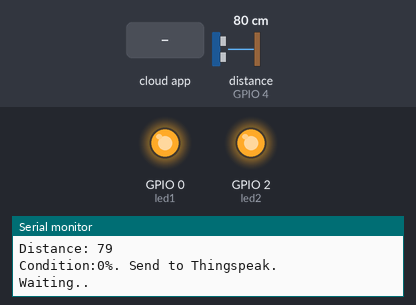
The sketch below on a simulated ESP8266 (NodeMCU). On the bench: output pins drawn as LEDs (lit = HIGH), the last lines printed to the serial monitor. Wiring (inferred from the names in the program): ultrasonic range finder: trigger GPIO 5; echo GPIO 4. The test bench sets the inputs (shaded band); at power-on: distance to the obstacle (sensor on GPIO 4) 80 cm. The echo pulse lasts 58.3 µs per cm; WiFi joins after 1.5 s; servers stay silent unless stated; no MQTT or app messages arrive unless stated; pins used as bus, display or sensor lines are not drawn.

Above: at 2.7 s.
2.8 s: the phone or cloud app sets switch1 to 0
At 3.8 s:
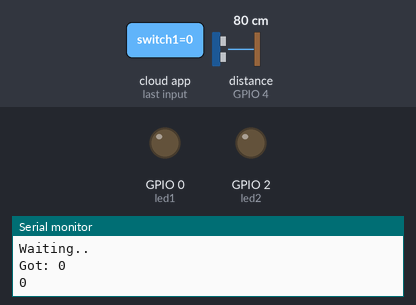
Timing chart, 0 to 9.3 s (numbered marks = the images above; inputs shaded):
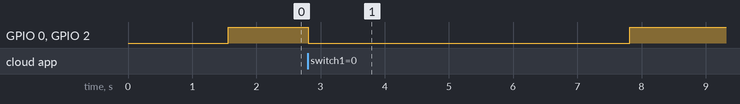

Measured:
- after the input at 2.8 s, GPIO 0 (led1), GPIO 2 (led2): HIGH → LOW at once, → HIGH 5.0 s later

The sketch:

Smart_Light.ino
```cpp
#include <ESP8266WiFi.h>
#include "Adafruit_MQTT.h"
#include "Adafruit_MQTT_Client.h"

int ldrIn = A0;
int led1 = 0;
int led2 = 2;
const int trigPin = 5;
const int echoPin = 4;
int value=0;
long duration;
int dist;
int ON=0;

String apiKey = "FYNN2LEC39RUS3PR";     //  Enter your Write API key from ThingSpeak

const char *ssid =  "Sanjana's iPhone";     // replace with your wifi ssid and wpa2 key
const char *pass =  "sanjana";    //replace with password
const char* server = "api.thingspeak.com";
#define AIO_SERVER      "io.adafruit.com"
#define AIO_SERVERPORT  1883                   // use 8883 for SSL
#define AIO_USERNAME    "sanjanaramesh" //username from adafruit
#define AIO_KEY         "2c35408943444b079177ec080b"  //key from adafruit project dashboard

WiFiClient client;
Adafruit_MQTT_Client mqtt(&client, AIO_SERVER, AIO_SERVERPORT, AIO_USERNAME, AIO_KEY);
Adafruit_MQTT_Subscribe onoffbutton = Adafruit_MQTT_Subscribe(&mqtt, AIO_USERNAME "/feeds/switch1");

void MQTT_connect();


void setup() {
   ON=0;
    pinMode(trigPin, OUTPUT); // Sets the trigPin as an Output
    pinMode(echoPin, INPUT); // Sets the echoPin as an Input
    pinMode(ldrIn, INPUT);
    pinMode(led1, OUTPUT);
    pinMode(led2, OUTPUT);

    Serial.begin(9600); // Starts the serial communication @9600

    Serial.println("Connecting to ");
       Serial.println(ssid);


       WiFi.begin(ssid, pass);

      while (WiFi.status() != WL_CONNECTED)
     {
            delay(500);
            Serial.print(".");
     }
      Serial.println("");
      Serial.println("WiFi connected");
        mqtt.subscribe(&onoffbutton);
}
uint32_t x=0;

void loop() {
    ON=0;
      MQTT_connect();
    digitalWrite(trigPin, LOW);
    delayMicroseconds(2);
    digitalWrite(trigPin, HIGH);
    delayMicroseconds(1000);
    digitalWrite(trigPin, LOW);
    duration = pulseIn(echoPin, HIGH);
    dist= duration*0.034/2;
    Serial.print("Distance: ");
    Serial.println(dist);

if(dist<24 && dist>12)
{
    value = analogRead(ldrIn);
    value = map(value, 100,1010, 0, 255);
    if(value<0)
    {  ON=20;
      analogWrite(led1, 712);
     analogWrite(led2, 712);
     senddata();
client.stop();
Serial.println("Waiting..");

    }
    else
    {  ON=20;
      analogWrite(led1, 255);
     analogWrite(led2, 255);
     senddata();
client.stop();
Serial.println("Waiting..");

    }
    Serial.println(value);
    delay(5000);

}
else if(dist<=12)
{
  digitalWrite(led1, HIGH);
  value = analogRead(ldrIn);
    value = map(value, 100,1010, 0, 255);
    if(value<0)
    { ON=20;
      analogWrite(led2, 712);
      senddata();
client.stop();
Serial.println("Waiting..");

    }
    else
    {  ON=20;
      analogWrite(led2, 255);
      senddata();
client.stop();
Serial.println("Waiting..");

    }
    Serial.println(value);
    delay(5000);
}
else
{ ON=0;
digitalWrite(led1, HIGH);
digitalWrite(led2, HIGH);
senddata();
client.stop();
Serial.println("Waiting..");

}
if (dist>24)
{
Adafruit_MQTT_Subscribe *subscription;
  while ((subscription = mqtt.readSubscription(5000))) {
    if (subscription == &onoffbutton) {
      Serial.print(F("Got: "));
      Serial.println((char *)onoffbutton.lastread);
      uint16_t state = atoi((char*)onoffbutton.lastread);
      Serial.println(state);
      digitalWrite(led1,state);
      digitalWrite(led2,state);
    }
  }
}
}

void senddata()
{
    if (client.connect(server,80))   //   "184.106.153.149" or api.thingspeak.com
                      {

                             String postStr = apiKey;
                             postStr +="&field1=";
                             postStr += String(ON);
                             postStr += "\r\n";

                             client.print("POST /update HTTP/1.1\n");
                             client.print("Host: api.thingspeak.com\n");
                             client.print("Connection: close\n");
                             client.print("X-THINGSPEAKAPIKEY: "+apiKey+"\n");
                             client.print("Content-Type: application/x-www-form-urlencoded\n");
                             client.print("Content-Length: ");
                             client.print(postStr.length());
                             client.print("\n\n");
                             client.print(postStr);

                             Serial.print("Condition:");
                             Serial.print(ON);

                             Serial.println("%. Send to Thingspeak.");
                        }
}

       void MQTT_connect() {
  int8_t ret;

  // Stop if already connected.
  if (mqtt.connected()) {
    return;
  }

  Serial.print("Connecting to MQTT... ");

  uint8_t retries = 3;
  while ((ret = mqtt.connect()) != 0) { // connect will return 0 for connected
       Serial.println(mqtt.connectErrorString(ret));
       Serial.println("Retrying MQTT connection in 5 seconds...");
       mqtt.disconnect();
       delay(5000);  // wait 5 seconds
       retries--;
       if (retries == 0) {
         // wait for WDT to reset me
         while (1);
       }
  }
  Serial.println("MQTT Connected!");
}
```
